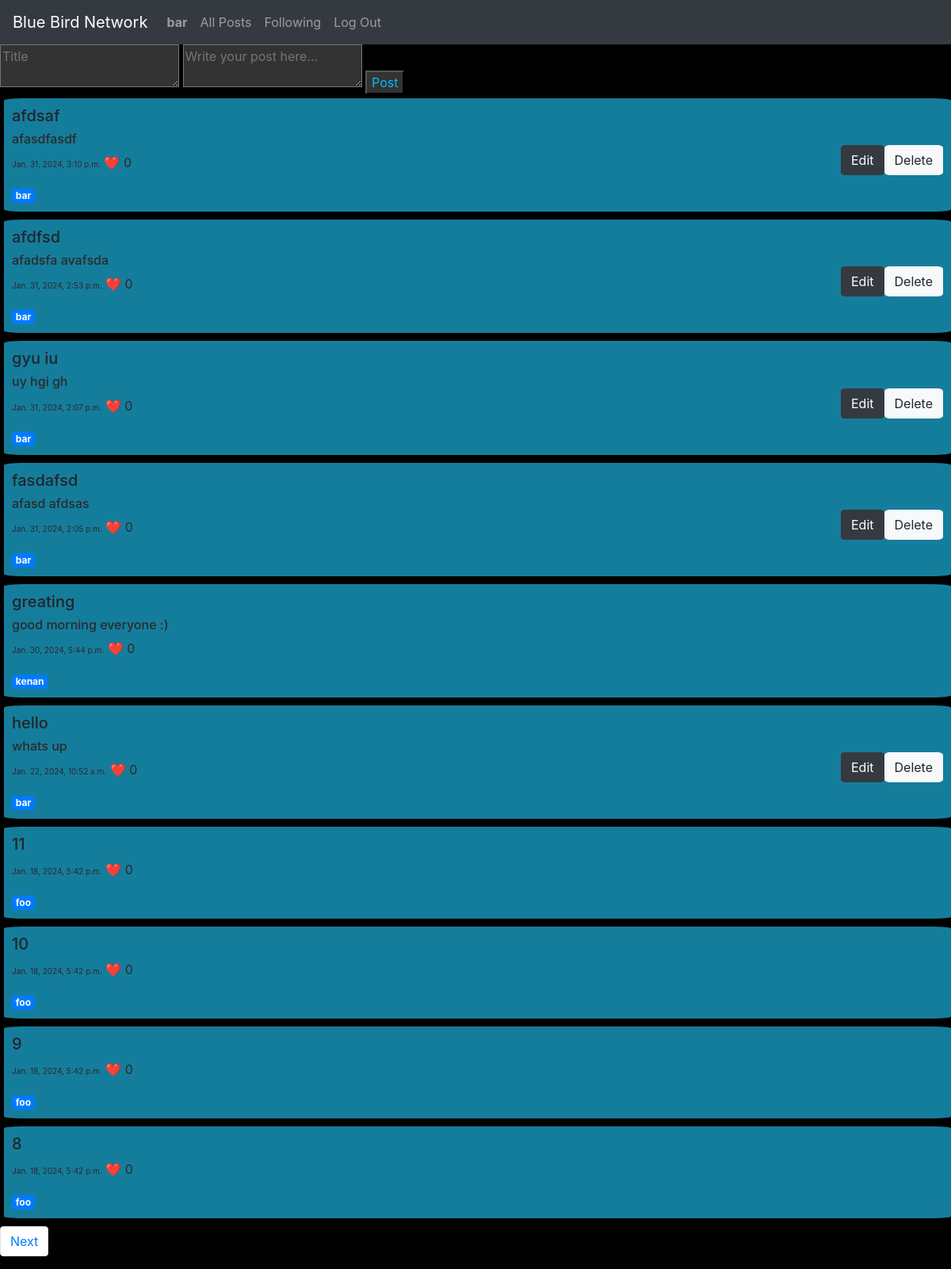
/ (signed in), run on the app's committed database.
### network/models.py (models this page shows, shortened)
class User(AbstractUser):
    pass

class Tweet(models.Model):
    user = models.ForeignKey(User, on_delete=models.CASCADE, related_name= "user1")
    title = models.CharField(max_length=64)
    content = models.TextField()
    timestamp = models.DateTimeField(auto_now_add=True)
    likes = models.IntegerField(default = 0)

### network/views.py (the view)
# urls.py: path("", views.index, name="index"),
def index(request):
    pageNumber = int(request.GET.get('page', 1))
    nextPageUrl = '?page=' + str(pageNumber + 1)
    lastPageUrl = '?page=' + str(pageNumber - 1) if pageNumber > 1 else ""
    displacementAmount = (pageNumber - 1) * 10
    old_posts = Tweet.objects.all().order_by("-timestamp")[displacementAmount:displacementAmount+10]
    morePosts = Tweet.objects.all().order_by("-timestamp")[displacementAmount+10:displacementAmount+20].exists()
    return render(request, "network/index.html", {'old_posts': old_posts, 'nextPageUrl': nextPageUrl , 'lastPageUrl': lastPageUrl, "more_posts":morePosts})

### network/templates/network/index.html (shortened to what this page needs)
{% extends "network/layout.html" %}
{% block body %}
    <html lang="en">
        <body>
            <form id="post-form" method="POST">
                <textarea id="title-content" name="title" placeholder="Title" style="background-color: #333; color: #fff;"></textarea>
                <textarea id="post-content" name="content" placeholder="Write your post here..." style="background-color: #333; color: #fff;"></textarea>
                <input style="margin-bottom: 5px; background-color: #333; color: #00bbff;" id="submit-post" type="submit" value="Post">
            </form>
            {% for post in old_posts %}
                <div id = "old_posts" data-id = "{{ post.id }}">
                    <h5>{{ post.title }}</h5>
                    <h6 id = "original-text" style="color:rgb(43, 42, 42);">{{ post.content }}</h6>
                    <p style=" color:rgb(43, 42, 42);"><span style = "font-size: x-small;">{{ post.timestamp }}</span> ❤️ <span>{{ post.likes }}</span></p>
                    <a href="{% url 'smprofile' post.user.username %}" class="badge badge-primary">{{ post.user }}</a>
                    {% if post.user.username == request.user.username %}
                        <button class="btn btn-light" id="delete-button" data-id="{{ post.id }}">Delete</button>
                        <button class="btn btn-dark" id="edit-button" data-id="{{ post.id }}">Edit</button>
                        {% endif %}
                </div>
            {% endfor %}
            <nav aria-label="Page navigation example">
                <ul class="pagination">
                    {% if more_posts %}
                    <li class="page-item"><a class="page-link" href="{{ nextPageUrl }}">Next</a></li>
                    {% endif %}
                </ul>
            </nav>
        </body>
    </html>
{% endblock %}

### network/templates/network/layout.html (shortened to what this page needs)
{% load static %}
<!DOCTYPE html>
<html lang="en">
    <head>
        <link rel="stylesheet" href="https://stackpath.bootstrapcdn.com/bootstrap/4.4.1/css/bootstrap.min.css">
        <link href="{% static 'network/styles.css' %}" rel="stylesheet">
    </head>
    <body>
        <nav class="navbar navbar-expand-lg navbar-dark bg-dark">
            <a class="navbar-brand" href="{% url 'index' %}">Blue Bird Network</a>
            <div>
              <ul class="navbar-nav mr-auto">
                {% if user.is_authenticated %}
                    <li class="nav-item">
                        <a class="nav-link" href="{% url 'smprofile' username=user.username %}"><strong>{{ user.username }}</strong></a>
                    </li>
                {% endif %}
                <li class="nav-item">
                  <a class="nav-link" href="{% url 'index' %}">All Posts</a>
                </li>
                {% if user.is_authenticated %}
                    <li class="nav-item">
                        <a class="nav-link" href="{% url 'followingpage' %}">Following</a>
                    </li>
                    <li class="nav-item">
                        <a class="nav-link" href="{% url 'logout' %}">Log Out</a>
                    </li>
                {% endif %}
              </ul>
            </div>
          </nav>
        <div class="body">
            {% block body %}
            {% endblock %}
        </div>
    </body>
</html>

### network/static/network/styles.css (style rules this page uses)
#old_posts { background-color: #157d9c; padding: 10px; margin-bottom: 10px; animation-name: hide; animation-duration: 2s; animation-fill-mode: forwards; animation-play-state: paused; border-radius: 2%; margin-left: 5px; }
#delete-button { float:right; position: relative; bottom : 50px; border-radius: 10%; }
#edit-button { float:right; position: relative; bottom : 50px; border-radius: 10%; }
body { background-color: black; }

### data on the page
User: username "bar"
Tweet: title "afdsaf", content "afasdfasdf", timestamp "Jan. 31, 2024, 3:10 p.m.", likes "0", user "bar"
Tweet: title "afdfsd", content "afadsfa avafsda", timestamp "Jan. 31, 2024, 2:53 p.m.", likes "0", user "bar"
Tweet: title "gyu iu", content "uy hgi gh", timestamp "Jan. 31, 2024, 2:07 p.m.", likes "0", user "bar"
Tweet: title "fasdafsd", content "afasd afdsas", timestamp "Jan. 31, 2024, 2:05 p.m.", likes "0", user "bar"
Tweet: title "greating", content "good morning everyone :)", timestamp "Jan. 30, 2024, 5:44 p.m.", likes "0", user "kenan"
Tweet: title "hello", content "whats up", timestamp "Jan. 22, 2024, 10:52 a.m.", likes "0", user "bar"
Tweet: title "11", timestamp "Jan. 18, 2024, 5:42 p.m.", likes "0", user "foo"
Tweet: title "10", timestamp "Jan. 18, 2024, 5:42 p.m.", likes "0", user "foo"
Tweet: title "9", timestamp "Jan. 18, 2024, 5:42 p.m.", likes "0", user "foo"
Tweet: title "8", timestamp "Jan. 18, 2024, 5:42 p.m.", likes "0", user "foo"
